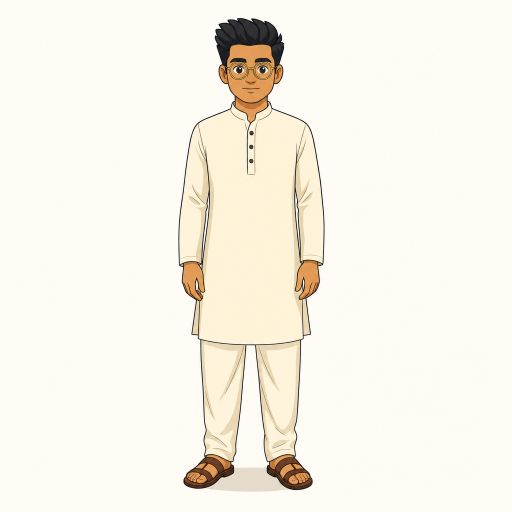
#> input picture character/archive/body_master_v1_superseded/master-front-v1.png, 1024 x 1024 px (shown at 1/2 size)
$ python -i export_character_package.py   (imports and definitions only)
#> lines starting #> are read from the running program, lines starting #| are printed output that depends on the picture; after the words box and inside, x2 and y2 are one past the last pixel; in counts of white or black regions, pixels touching at a corner belong together
#> further down, picture is the input picture: PIL image 1024x1024 RGB; mean R, G, B 248.2, 243.1, 232
"""
export_character_package.py — assemble the Checkpoint 1 review package.

Pure post-processing of assets that already exist. Generates nothing and calls
no API, so running it cannot introduce character drift or cost anything.

Produces under character/exports/:
    contact_sheet_11view.png   the labeled canonical sheet
    expression_faces.png       six expressions cropped to the face and enlarged
    master-front_full.png      the master at full resolution
    character_spec.json        the spec as reviewed
    mobile_preview.png         how the host reads at phone scale

The face sheet exists because the expression views came back full-body, so the
faces render small on the canonical sheet — the very thing that has to be judged
before deciding whether to rerun them.
"""

import json
import shutil
import sys
from pathlib import Path

from PIL import Image, ImageDraw, ImageFont

PIPELINE_DIR = Path(__file__).parent
SPEC_PATH = PIPELINE_DIR / "character" / "character_spec.json"
OUT_DIR = PIPELINE_DIR / "character" / "exports"

CREAM = (250, 247, 242)
NAVY = (26, 43, 76)
MUTED = (110, 100, 88)


# [6 lines left out: function font, not called in this run]


def head_box(img: Image.Image) -> tuple[int, int, int, int]:
    """Locate the head by the hair mass, so crops follow the figure.

    The hair is the darkest region in the upper part of the frame; taking its
    bounding box and expanding downward captures the face regardless of where
    the figure stands. A fixed crop would clip whenever the pose shifts.
    """
    w, h = img.size
#> w = 1024; h = 1024
    grey = img.convert("L")
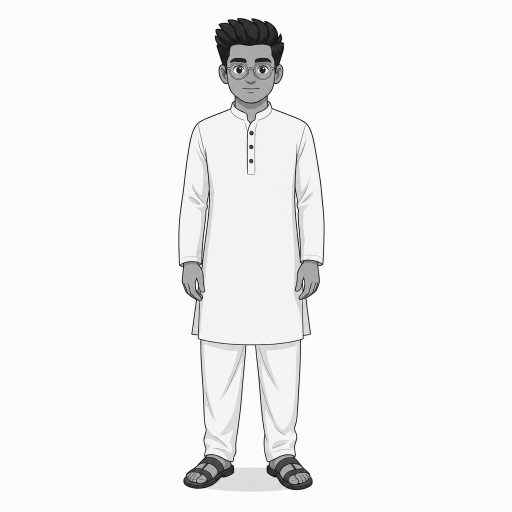
#> grey: PIL image 1024x1024 L (shown at 1/2 size); min 0, max 255, mean 243.4
    limit = int(h * 0.45)
#> limit = 460
    mask = grey.point(lambda p: 1 if p < 90 else 0)
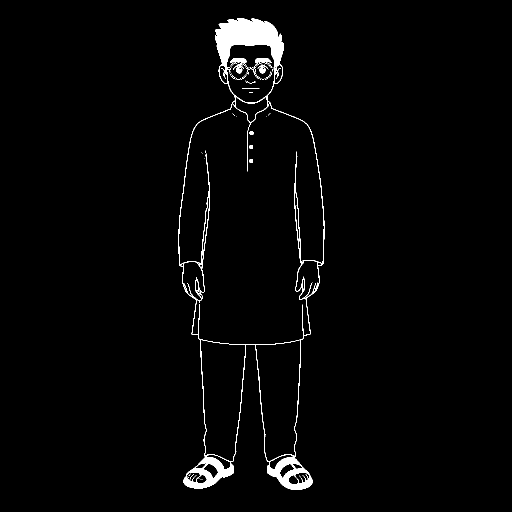
#> mask: PIL image 1024x1024 L (shown at 1/2 size); values 0 (black) and 1 (white), 1.9% white; 76 white regions (64 under 20 px), largest, box (x1, y1, x2, y2) and area: (357, 36, 649, 980) 18985, (460, 116, 493, 126) 232, (510, 116, 543, 126) 231

    # Density, not darkness. A plain dark-pixel bbox spans the whole figure,
    # because the navy outlines are as dark as the hair — measured identical
    # bboxes at every threshold from 25 to 90. The head is the only *solid*
    # dark mass; outlines below it are thin, so row density separates them.
    rows = [sum(mask.crop((0, y, w, y + 1)).getdata()) for y in range(limit)]
#> rows = 460 values, max 134 at index 74, min 0 at index 0, mean 24.59
    peak = max(rows) if rows else 0
#> peak = 134
    if peak == 0:
        return int(w * 0.30), 0, int(w * 0.70), int(h * 0.30)

    cutoff = peak * 0.15
#> cutoff = 20.1
    dense = [y for y, v in enumerate(rows) if v >= cutoff]
#> dense = 115 values from 37 to 205
    top_y = dense[0]
#> top_y = 37
    bottom_y = top_y
#> bottom_y = 37
    gap = 0
    for y in range(top_y, limit):
        if rows[y] >= cutoff:
            bottom_y, gap = y, 0
        else:
            gap += 1
            if gap > 24:            # head has ended, not a gap between features
                break

    band = mask.crop((0, top_y, w, bottom_y + 1)).getbbox()
#> band = (430, 0, 568, 141)
    x0, x1 = (band[0], band[2]) if band else (int(w * 0.35), int(w * 0.65))
#> x0 = 430; x1 = 568
    cx = (x0 + x1) // 2
#> cx = 499
    head_h = bottom_y - top_y
#> head_h = 140

    # square crop around the head, a little below for chin and collar
    box = int(max(x1 - x0, head_h) * 1.5)
#> box = 210
    top = max(0, top_y - int(head_h * 0.30))
#> top = 0
    left = max(0, cx - box // 2)
#> left = 394
    return left, top, min(w, left + box), min(h, top + box)


# [298 lines left out: functions head_height, build_master_comparison, _package_assets, build_package_contact_sheet, build_face_comparison_sheet, build_expression_faces and 2 more, not called in this run]


# [2 lines not run here, left out]

>>> from PIL import Image
>>> picture = Image.open('character/archive/body_master_v1_superseded/master-front-v1.png')
>>> result = head_box(picture)
#> result = (394, 0, 604, 210)

$ run again, on character/archive/checkpoint1_v1_provisional/expressions/expr_concerned.png
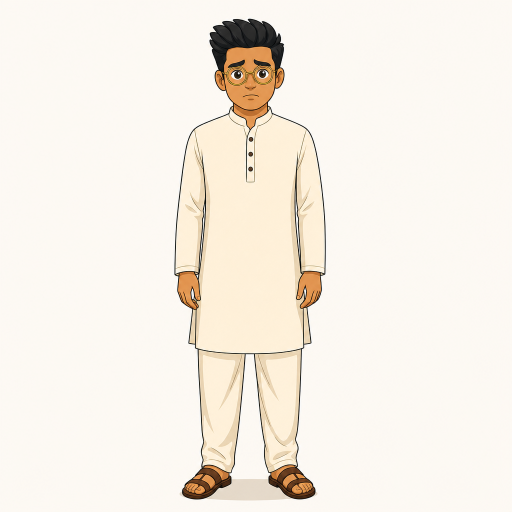
#> input picture character/archive/checkpoint1_v1_provisional/expressions/expr_concerned.png, 1024 x 1024 px (shown at 1/2 size)
#> picture is the input picture: PIL image 1024x1024 RGB; mean R, G, B 246.4, 239.8, 230.3
#> in head_box, `grey = img.convert("L")`:
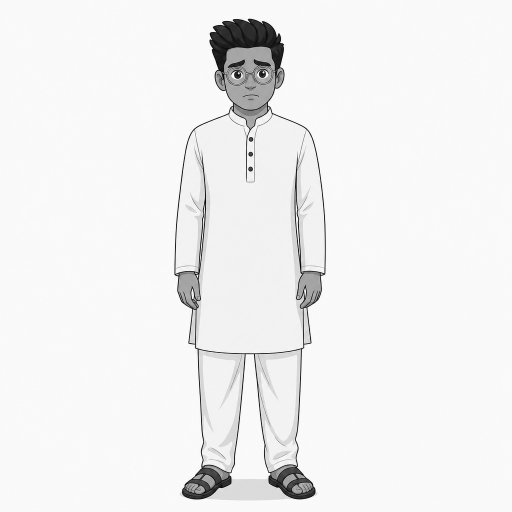
#> grey: PIL image 1024x1024 L (shown at 1/2 size); min 0, max 255, mean 240.8
#> in head_box, `mask = grey.point(lambda p: 1 if p < 90 else 0)`:
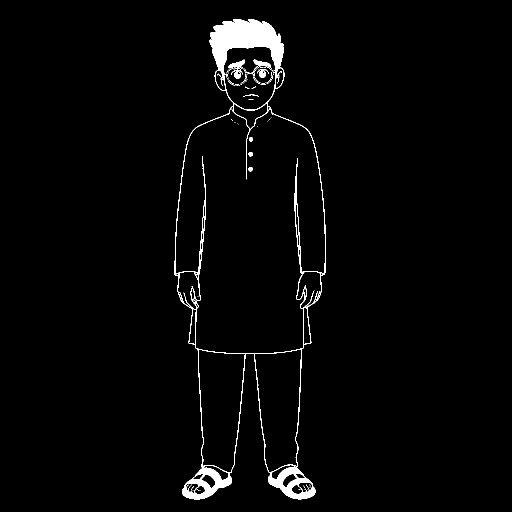
#> mask: PIL image 1024x1024 L (shown at 1/2 size); values 0 (black) and 1 (white), 2.1% white; 89 white regions (75 under 20 px), largest, box (x1, y1, x2, y2) and area: (349, 38, 651, 999) 20852, (503, 119, 544, 146) 291, (456, 119, 490, 136) 268
#> rows = 460 values, max 147 at index 89, min 0 at index 0, mean 27.79
#> peak = 147
#> cutoff = 22.05
#> dense = 122 values from 39 to 220
#> top_y = 39
#> band = (419, 0, 569, 130)
#> x0 = 419; x1 = 569
#> cx = 494
#> head_h = 129
#> box = 225
#> top = 1
#> left = 382
#> result = (382, 1, 607, 226)
